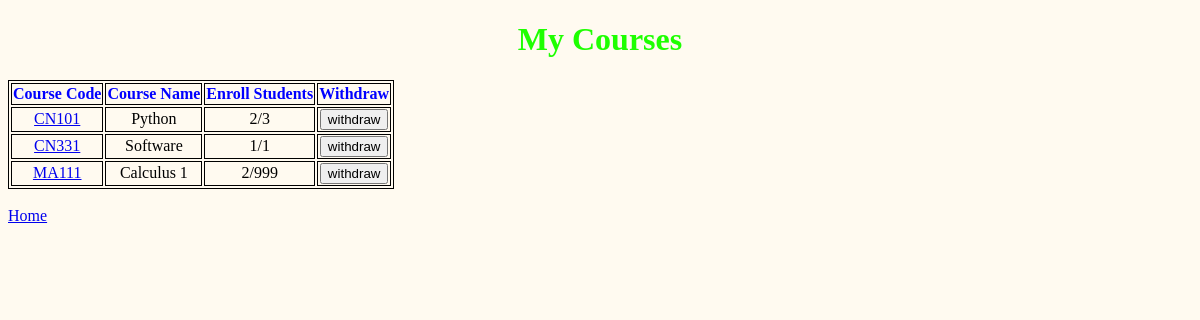
/users/mycourses/ (signed in), run on an earlier commit of the app's database.
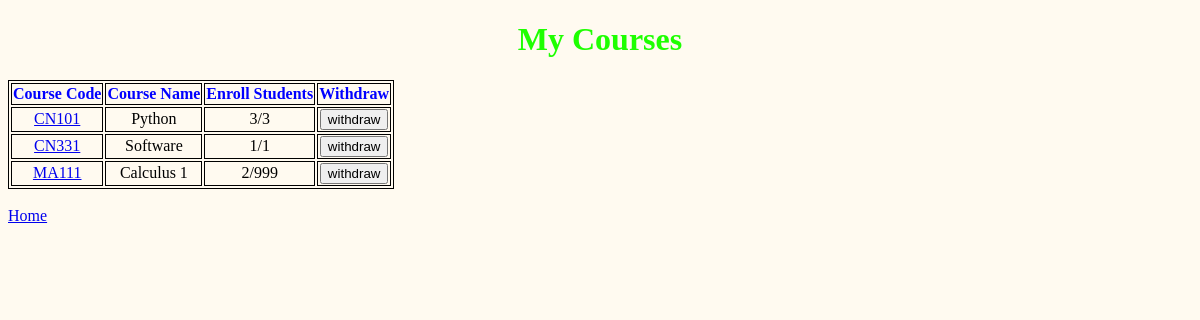
And on a later commit of the database.
### courses/models.py (models this page shows, shortened)
class Course(models.Model):
    code = models.CharField("Course Code",max_length=5)
    name = models.CharField("Course Name",max_length=64)
    year = models.IntegerField(null=True)
    semester = models.IntegerField(default=1)
    max_seat = models.IntegerField(null=True)
    total_seat = models.IntegerField(default=0)
    quota = models.BooleanField("Available",default=True)
    quota_seat = models.BooleanField("Seat Available",default=True)
    students= models.ManyToManyField(User, blank=True, related_name="courses")

### users/views.py (the view)
# urls.py: path('mycourses/', views.my_courses, name='my_courses'),
def my_courses(request):
    courses = Course.objects.all()
    users = models.User.objects.all()
    return render(request, 'users/my_courses.html', {
        "users":users,
        "courses":courses
    })

### users/templates/users/my_courses.html (shortened to what this page needs)
{% extends 'users/layout.html' %}
{% block body %}
<h1>My Courses</h1>
<table>
    <tr style="color:blue;">
        <th>Course Code</th>
        <th>Course Name</th>
        <th>Enroll Students</th>
        <th>Withdraw</th>
    </tr>
    {% for course in courses %}
    {% if request.user in course.students.all %}
    <tr>
        <td><a href="{% url 'course' course.code %}">{{ course.code }}</a></td>
        <td>{{ course.name }}</td>
        <td>{{ course.students.count }}/{{ course.max_seat }}</td>
        <td>
            <form action="{% url 'withdraw' course.code %}" method="POST">
                <input type="submit" value="withdraw">
            </form>
        </td>
    </tr>
    {% endif %}
    {% empty %}
    <h3>No Course.</h3>
    {% endfor %}
</table>
<br>
<a href="{% url 'index' %}">Home</a>
{% endblock %}

What changed in the data, as far as the page shows it:
changed Course "CN101": students.count "2" → "3"
